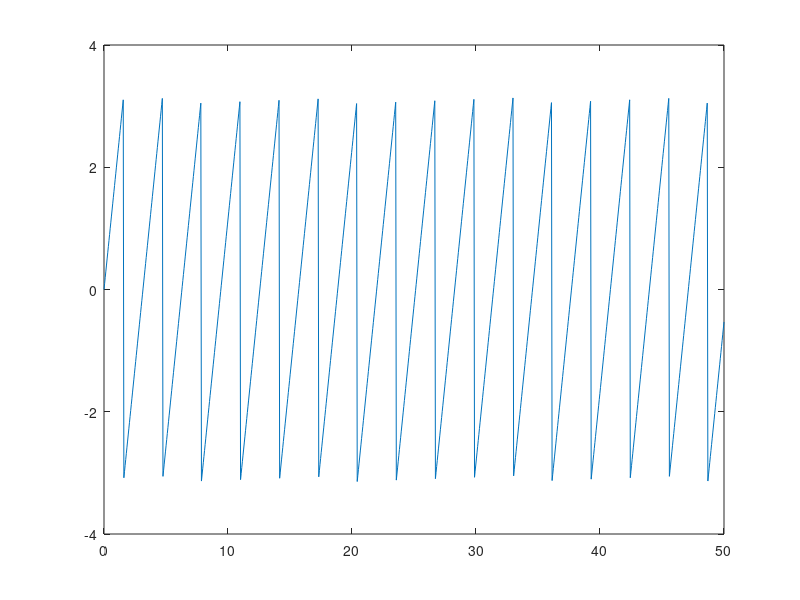

Here is the MATLAB script that generated this plot: (Note: this script raises an error after producing the figure.)
clear all
clc
close all

t = linspace(0,50,1000);
theta = t;
theta_d = mod((theta*2)-pi,2*pi)-pi;

zd = [theta_d;
      sin(2*theta);         % x
      1-1*cos(2*theta)]; 

% unit circle (radius = 1; origin: (0,0))
% zd = [2*theta;
%       sin(2*theta);         % x
%       1-1*cos(2*theta)];  

theta_x = zeros(1,length(t))';
theta_y = zeros(1,length(t))';
theta_z = zd(1,:)';
figure()
plot(t,theta_z)

eul = [theta_z, theta_y, theta_x];
quat = eul2quat(eul);
figure()
plot(t,quat(:,1),t,quat(:,4))

eul_out = quat2eul(quat);
figure()
plot(t,eul_out(:,1))

figure()
plot(t,theta_d)